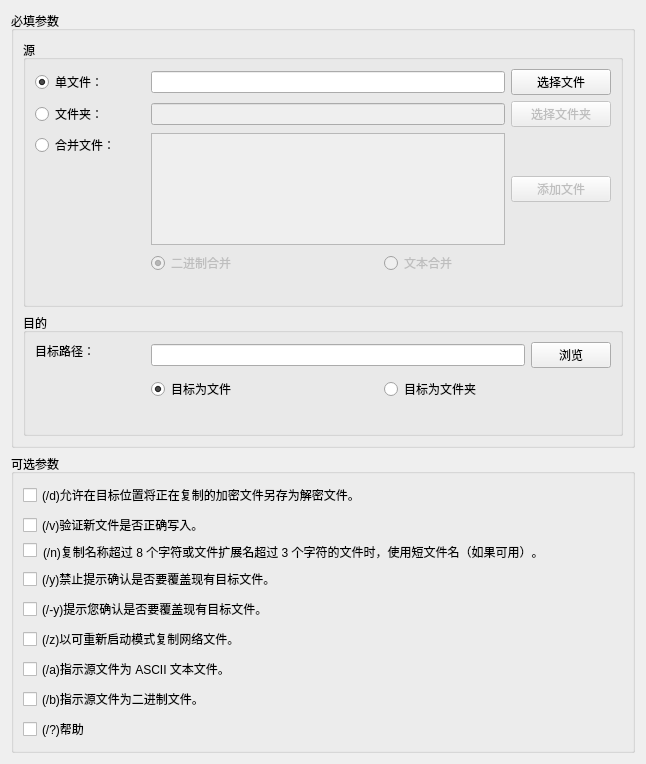
<?xml version="1.0" encoding="UTF-8"?>
<ui version="4.0">
 <class>CopyCmdEditor</class>
 <widget class="QWidget" name="CopyCmdEditor">
  <property name="geometry">
   <rect>
    <x>0</x>
    <y>0</y>
    <width>646</width>
    <height>764</height>
   </rect>
  </property>
  <property name="minimumSize">
   <size>
    <width>0</width>
    <height>30</height>
   </size>
  </property>
  <property name="maximumSize">
   <size>
    <width>16777215</width>
    <height>16777215</height>
   </size>
  </property>
  <property name="windowTitle">
   <string>Form</string>
  </property>
  <layout class="QVBoxLayout" name="verticalLayout">
   <item>
    <widget class="QGroupBox" name="groupBox">
     <property name="title">
      <string>必填参数</string>
     </property>
     <layout class="QVBoxLayout" name="verticalLayout_2">
      <item>
       <widget class="QGroupBox" name="groupBox_3">
        <property name="minimumSize">
         <size>
          <width>0</width>
          <height>60</height>
         </size>
        </property>
        <property name="title">
         <string>源</string>
        </property>
        <layout class="QVBoxLayout" name="verticalLayout_6">
         <item>
          <layout class="QGridLayout" name="gridLayout_3">
           <item row="4" column="1">
            <widget class="QLabel" name="label_srcFilepath_warning">
             <property name="styleSheet">
              <string notr="true">color:red;</string>
             </property>
             <property name="text">
              <string/>
             </property>
            </widget>
           </item>
           <item row="2" column="1">
            <widget class="QWidget" name="widget_srcFiles" native="true">
             <property name="enabled">
              <bool>false</bool>
             </property>
             <property name="minimumSize">
              <size>
               <width>60</width>
               <height>0</height>
              </size>
             </property>
             <layout class="QVBoxLayout" name="verticalLayout_8">
              <property name="leftMargin">
               <number>0</number>
              </property>
              <property name="topMargin">
               <number>0</number>
              </property>
              <property name="rightMargin">
               <number>0</number>
              </property>
              <property name="bottomMargin">
               <number>0</number>
              </property>
              <item>
               <layout class="QHBoxLayout" name="horizontalLayout_4">
                <item>
                 <widget class="QPlainTextEdit" name="plainTextEdit_srcFilepathList">
                  <property name="lineWrapMode">
                   <enum>QPlainTextEdit::NoWrap</enum>
                  </property>
                 </widget>
                </item>
                <item>
                 <widget class="QPushButton" name="btn_addSrcFilepath">
                  <property name="minimumSize">
                   <size>
                    <width>100</width>
                    <height>0</height>
                   </size>
                  </property>
                  <property name="text">
                   <string>添加文件</string>
                  </property>
                 </widget>
                </item>
               </layout>
              </item>
              <item>
               <widget class="QWidget" name="widget" native="true">
                <property name="minimumSize">
                 <size>
                  <width>0</width>
                  <height>0</height>
                 </size>
                </property>
                <layout class="QHBoxLayout" name="horizontalLayout_13">
                 <property name="leftMargin">
                  <number>0</number>
                 </property>
                 <property name="topMargin">
                  <number>0</number>
                 </property>
                 <property name="rightMargin">
                  <number>0</number>
                 </property>
                 <property name="bottomMargin">
                  <number>0</number>
                 </property>
                 <item>
                  <widget class="QRadioButton" name="radioBtn_bin_merge">
                   <property name="text">
                    <string>二进制合并</string>
                   </property>
                   <property name="checked">
                    <bool>true</bool>
                   </property>
                  </widget>
                 </item>
                 <item>
                  <widget class="QRadioButton" name="radioBtn_text_merge">
                   <property name="text">
                    <string>文本合并</string>
                   </property>
                  </widget>
                 </item>
                </layout>
               </widget>
              </item>
             </layout>
            </widget>
           </item>
           <item row="0" column="0">
            <widget class="QRadioButton" name="radioBtn_singleFile">
             <property name="minimumSize">
              <size>
               <width>110</width>
               <height>0</height>
              </size>
             </property>
             <property name="text">
              <string>单文件：</string>
             </property>
             <property name="checked">
              <bool>true</bool>
             </property>
            </widget>
           </item>
           <item row="1" column="0">
            <widget class="QRadioButton" name="radioBtn_singleDir">
             <property name="minimumSize">
              <size>
               <width>110</width>
               <height>0</height>
              </size>
             </property>
             <property name="text">
              <string>文件夹：</string>
             </property>
            </widget>
           </item>
           <item row="1" column="1">
            <widget class="QWidget" name="widget_srcDir" native="true">
             <property name="enabled">
              <bool>false</bool>
             </property>
             <layout class="QHBoxLayout" name="horizontalLayout_12">
              <property name="leftMargin">
               <number>0</number>
              </property>
              <property name="topMargin">
               <number>0</number>
              </property>
              <property name="rightMargin">
               <number>0</number>
              </property>
              <property name="bottomMargin">
               <number>0</number>
              </property>
              <item>
               <widget class="QLineEdit" name="lineEdit_srcDirpath"/>
              </item>
              <item>
               <widget class="QPushButton" name="btn_browserSrcDir">
                <property name="minimumSize">
                 <size>
                  <width>100</width>
                  <height>0</height>
                 </size>
                </property>
                <property name="text">
                 <string>选择文件夹</string>
                </property>
               </widget>
              </item>
             </layout>
            </widget>
           </item>
           <item row="0" column="1">
            <widget class="QWidget" name="widget_singleSrcFile" native="true">
             <layout class="QHBoxLayout" name="horizontalLayout_6">
              <property name="leftMargin">
               <number>0</number>
              </property>
              <property name="topMargin">
               <number>0</number>
              </property>
              <property name="rightMargin">
               <number>0</number>
              </property>
              <property name="bottomMargin">
               <number>0</number>
              </property>
              <item>
               <widget class="QLineEdit" name="lineEdit_singleFilepath"/>
              </item>
              <item>
               <widget class="QPushButton" name="btn_browserSourceFilepath">
                <property name="minimumSize">
                 <size>
                  <width>100</width>
                  <height>0</height>
                 </size>
                </property>
                <property name="text">
                 <string>选择文件</string>
                </property>
               </widget>
              </item>
             </layout>
            </widget>
           </item>
           <item row="2" column="0">
            <layout class="QVBoxLayout" name="verticalLayout_5">
             <item>
              <widget class="QRadioButton" name="radioBtn_srcFiles">
               <property name="minimumSize">
                <size>
                 <width>110</width>
                 <height>0</height>
                </size>
               </property>
               <property name="text">
                <string>合并文件：</string>
               </property>
              </widget>
             </item>
             <item>
              <spacer name="verticalSpacer_3">
               <property name="orientation">
                <enum>Qt::Vertical</enum>
               </property>
               <property name="sizeHint" stdset="0">
                <size>
                 <width>20</width>
                 <height>40</height>
                </size>
               </property>
              </spacer>
             </item>
            </layout>
           </item>
          </layout>
         </item>
        </layout>
       </widget>
      </item>
      <item>
       <widget class="QGroupBox" name="groupBox_4">
        <property name="title">
         <string>目的</string>
        </property>
        <layout class="QVBoxLayout" name="verticalLayout_7">
         <item>
          <layout class="QGridLayout" name="gridLayout" rowstretch="0,0,0,0,0">
           <item row="4" column="1">
            <widget class="QLabel" name="label_destFilepath_warning">
             <property name="styleSheet">
              <string notr="true">color:red;</string>
             </property>
             <property name="text">
              <string/>
             </property>
            </widget>
           </item>
           <item row="3" column="1">
            <widget class="QWidget" name="widget_2" native="true">
             <layout class="QVBoxLayout" name="verticalLayout_9">
              <property name="leftMargin">
               <number>0</number>
              </property>
              <property name="topMargin">
               <number>0</number>
              </property>
              <property name="rightMargin">
               <number>0</number>
              </property>
              <property name="bottomMargin">
               <number>0</number>
              </property>
              <item>
               <layout class="QHBoxLayout" name="horizontalLayout">
                <property name="bottomMargin">
                 <number>0</number>
                </property>
                <item>
                 <widget class="QLineEdit" name="lineEdit_destFilepath"/>
                </item>
                <item>
                 <widget class="QPushButton" name="btn_browserDestFilepath">
                  <property name="text">
                   <string>浏览</string>
                  </property>
                 </widget>
                </item>
               </layout>
              </item>
              <item>
               <widget class="QWidget" name="widget_destType" native="true">
                <property name="minimumSize">
                 <size>
                  <width>0</width>
                  <height>30</height>
                 </size>
                </property>
                <layout class="QHBoxLayout" name="horizontalLayout_14">
                 <property name="leftMargin">
                  <number>0</number>
                 </property>
                 <property name="topMargin">
                  <number>0</number>
                 </property>
                 <property name="rightMargin">
                  <number>0</number>
                 </property>
                 <property name="bottomMargin">
                  <number>0</number>
                 </property>
                 <item>
                  <widget class="QRadioButton" name="radio_destIsFile">
                   <property name="text">
                    <string>目标为文件</string>
                   </property>
                   <property name="checked">
                    <bool>true</bool>
                   </property>
                  </widget>
                 </item>
                 <item>
                  <widget class="QRadioButton" name="radio_destIsDir">
                   <property name="text">
                    <string>目标为文件夹</string>
                   </property>
                  </widget>
                 </item>
                </layout>
               </widget>
              </item>
             </layout>
            </widget>
           </item>
           <item row="3" column="0">
            <layout class="QVBoxLayout" name="verticalLayout_11">
             <property name="topMargin">
              <number>0</number>
             </property>
             <property name="rightMargin">
              <number>0</number>
             </property>
             <item>
              <widget class="QLabel" name="label_4">
               <property name="minimumSize">
                <size>
                 <width>110</width>
                 <height>0</height>
                </size>
               </property>
               <property name="text">
                <string>目标路径：</string>
               </property>
              </widget>
             </item>
             <item>
              <spacer name="verticalSpacer_5">
               <property name="orientation">
                <enum>Qt::Vertical</enum>
               </property>
               <property name="sizeHint" stdset="0">
                <size>
                 <width>20</width>
                 <height>40</height>
                </size>
               </property>
              </spacer>
             </item>
            </layout>
           </item>
          </layout>
         </item>
        </layout>
       </widget>
      </item>
     </layout>
    </widget>
   </item>
   <item>
    <widget class="QGroupBox" name="groupBox_2">
     <property name="title">
      <string>可选参数</string>
     </property>
     <layout class="QVBoxLayout" name="verticalLayout_3" stretch="0,0,0,0,0,0,0,0,0,1">
      <item>
       <layout class="QHBoxLayout" name="horizontalLayout_2">
        <property name="topMargin">
         <number>0</number>
        </property>
        <item>
         <widget class="QCheckBox" name="chbox_option_d">
          <property name="text">
           <string>(/d)允许在目标位置将正在复制的加密文件另存为解密文件。</string>
          </property>
         </widget>
        </item>
       </layout>
      </item>
      <item>
       <layout class="QHBoxLayout" name="horizontalLayout_5">
        <property name="topMargin">
         <number>0</number>
        </property>
        <item>
         <widget class="QCheckBox" name="chbox_option_v">
          <property name="text">
           <string>(/v)验证新文件是否正确写入。</string>
          </property>
         </widget>
        </item>
       </layout>
      </item>
      <item>
       <layout class="QHBoxLayout" name="horizontalLayout_3" stretch="0,1">
        <property name="spacing">
         <number>0</number>
        </property>
        <property name="topMargin">
         <number>0</number>
        </property>
        <item>
         <layout class="QVBoxLayout" name="verticalLayout_4" stretch="0,0">
          <property name="rightMargin">
           <number>0</number>
          </property>
          <item>
           <widget class="QCheckBox" name="chbox_option_n">
            <property name="text">
             <string/>
            </property>
           </widget>
          </item>
          <item>
           <spacer name="verticalSpacer_2">
            <property name="orientation">
             <enum>Qt::Vertical</enum>
            </property>
            <property name="sizeHint" stdset="0">
             <size>
              <width>20</width>
              <height>0</height>
             </size>
            </property>
           </spacer>
          </item>
         </layout>
        </item>
        <item>
         <widget class="QLabel" name="label_option_n">
          <property name="text">
           <string>(/n)复制名称超过 8 个字符或文件扩展名超过 3 个字符的文件时，使用短文件名（如果可用）。</string>
          </property>
          <property name="alignment">
           <set>Qt::AlignLeading|Qt::AlignLeft|Qt::AlignTop</set>
          </property>
          <property name="wordWrap">
           <bool>true</bool>
          </property>
         </widget>
        </item>
       </layout>
      </item>
      <item>
       <layout class="QHBoxLayout" name="horizontalLayout_7">
        <property name="bottomMargin">
         <number>0</number>
        </property>
        <item>
         <widget class="QCheckBox" name="chbox_option_y">
          <property name="text">
           <string>(/y)禁止提示确认是否要覆盖现有目标文件。</string>
          </property>
         </widget>
        </item>
       </layout>
      </item>
      <item>
       <layout class="QHBoxLayout" name="horizontalLayout_8">
        <property name="bottomMargin">
         <number>0</number>
        </property>
        <item>
         <widget class="QCheckBox" name="chbox_option_not_y">
          <property name="text">
           <string>(/-y)提示您确认是否要覆盖现有目标文件。</string>
          </property>
         </widget>
        </item>
       </layout>
      </item>
      <item>
       <layout class="QHBoxLayout" name="horizontalLayout_9">
        <property name="topMargin">
         <number>0</number>
        </property>
        <item>
         <widget class="QCheckBox" name="chbox_option_z">
          <property name="text">
           <string>(/z)以可重新启动模式复制网络文件。</string>
          </property>
         </widget>
        </item>
       </layout>
      </item>
      <item>
       <layout class="QHBoxLayout" name="horizontalLayout_10">
        <property name="topMargin">
         <number>0</number>
        </property>
        <item>
         <widget class="QCheckBox" name="chbox_option_a">
          <property name="text">
           <string>(/a)指示源文件为 ASCII 文本文件。</string>
          </property>
         </widget>
        </item>
       </layout>
      </item>
      <item>
       <layout class="QHBoxLayout" name="horizontalLayout_11">
        <property name="topMargin">
         <number>0</number>
        </property>
        <item>
         <widget class="QCheckBox" name="chbox_option_b">
          <property name="text">
           <string>(/b)指示源文件为二进制文件。</string>
          </property>
         </widget>
        </item>
       </layout>
      </item>
      <item>
       <layout class="QGridLayout" name="gridLayout_2">
        <item row="0" column="0">
         <widget class="QCheckBox" name="chBox_option_help">
          <property name="text">
           <string>(/?)帮助</string>
          </property>
         </widget>
        </item>
       </layout>
      </item>
      <item>
       <spacer name="verticalSpacer">
        <property name="orientation">
         <enum>Qt::Vertical</enum>
        </property>
        <property name="sizeHint" stdset="0">
         <size>
          <width>20</width>
          <height>0</height>
         </size>
        </property>
       </spacer>
      </item>
     </layout>
    </widget>
   </item>
  </layout>
 </widget>
 <resources/>
 <connections/>
</ui>
